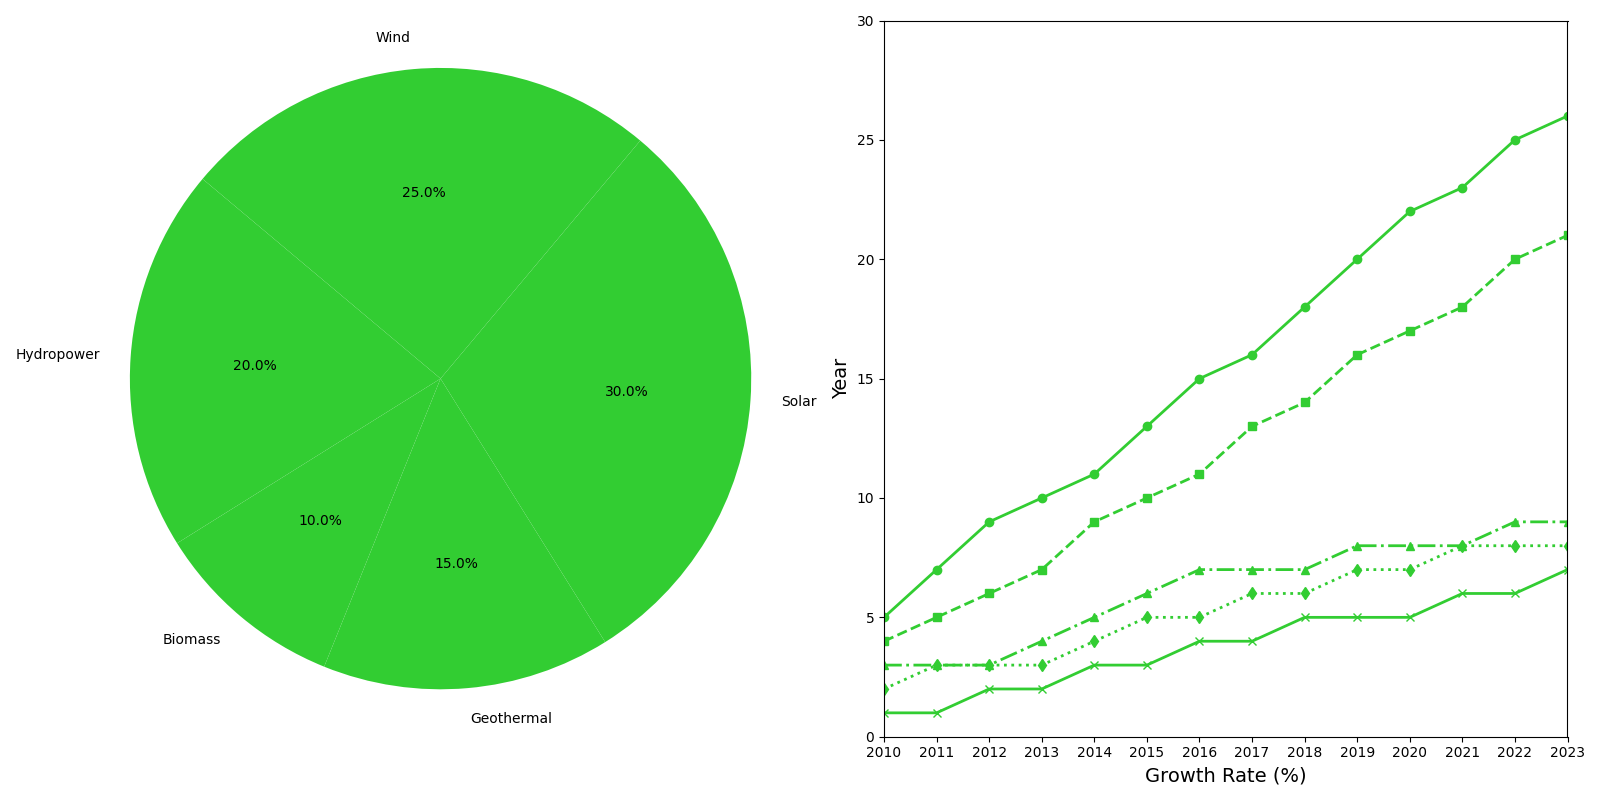

This chart was generated by the following Python code:
import matplotlib.pyplot as plt
import numpy as np

# Updated energy sources and their respective usage percentages
energy_sources = ['Hydropower', 'Biomass', 'Geothermal', 'Solar', 'Wind']
usage_percentages = [20, 10, 15, 30, 25]

# Years and growth rates remain unchanged
years = np.arange(2010, 2024)
solar_growth = [5, 7, 9, 10, 11, 13, 15, 16, 18, 20, 22, 23, 25, 26]
wind_growth = [4, 5, 6, 7, 9, 10, 11, 13, 14, 16, 17, 18, 20, 21]
hydro_growth = [3, 3, 3, 4, 5, 6, 7, 7, 7, 8, 8, 8, 9, 9]
geo_growth = [2, 3, 3, 3, 4, 5, 5, 6, 6, 7, 7, 8, 8, 8]
bio_growth = [1, 1, 2, 2, 3, 3, 4, 4, 5, 5, 5, 6, 6, 7]

consistent_color = '#32CD32'

fig, (ax1, ax2) = plt.subplots(1, 2, figsize=(16, 8))

# Updated pie chart labels
ax1.pie(
    usage_percentages,
    labels=energy_sources,
    colors=[consistent_color] * len(energy_sources),
    autopct='%1.1f%%',
    startangle=140
)
ax1.axis('equal')

# Plot lines remain the same but changing order of the axes labels
ax2.plot(years, solar_growth, marker='o', linestyle='-', linewidth=2, color=consistent_color)
ax2.plot(years, wind_growth, marker='s', linestyle='--', linewidth=2, color=consistent_color)
ax2.plot(years, hydro_growth, marker='^', linestyle='-.', linewidth=2, color=consistent_color)
ax2.plot(years, geo_growth, marker='d', linestyle=':', linewidth=2, color=consistent_color)
ax2.plot(years, bio_growth, marker='x', linestyle='-', linewidth=2, color=consistent_color)

# Randomly changing axis labels
ax2.set_xlabel("Growth Rate (%)", fontsize=14)
ax2.set_ylabel("Year", fontsize=14)
ax2.set_xticks(years)
ax2.set_xlim(2010, 2023)
ax2.set_ylim(0, 30)

plt.tight_layout()

plt.show()
